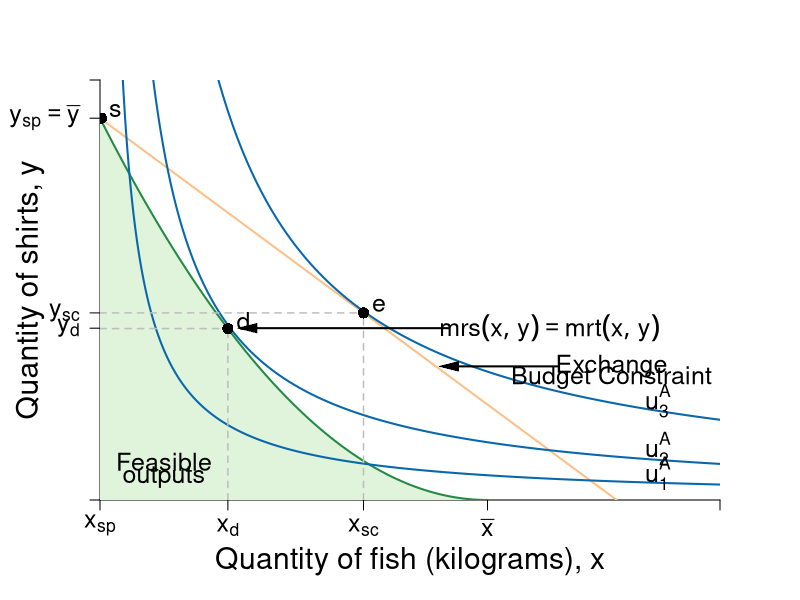

This figure's R source:
#Graph Designer: Simon Halliday
#Authors: Bowles, Foley and Halliday
#Title: Coordination, Conflict and Competition: A Text in Microeconomics

require(shape)
pdf(file = "specprodexch/ppf_eos_indiff.pdf", width = 9, height = 9)

#Set parameters for graphics
pointsize <- 1.8
axislabelsize <- 1.8
labelsize <- 1.5
namesize <- 1.8
annotatesize <- 1.5
graphlinewidth <- 2
segmentlinewidth <- 1.5

COL <- c("#7fc97f", "#beaed4", "#fdc086", "#ffff99", "#386cb0", "#f0027f", "#bf5b17", "#666666")
COLA <- c("#e0f3db", "#99d8c9","#66c2a4","#41ae76", "#238b45", "#005824")
COLB <- c("#4eb3d3", "#2b8cbe", "#0868ac","#084081")

#Edited the margins to cater for the larger LHS labels
par(mar =  c(5, 5, 4, 4))

#Change this to make it log of l 

# ppf <- function(l, k = 0.5) {
#   k * (1/l)
# }

ppf <- function(fish, k = 10/25, alpha = 2, maxfish = 5) {
  k * (fish - maxfish)^alpha 
}
# 
# fishProd <- function(l, k = 0.5){
#   (-k)*l
# }
# 
# feasibleLabor <- function(l, time = 10){
#   -time - l
# }
# 
# manufactureProd <- function(l, k = 0.1, alpha = 2){
#   k * (-l)^alpha
# }

uFn <- function(x, y, alpha = 0.5){
  (x^alpha)*(y^(1-alpha))
}

budgetExchange <- function(x, yintercept = 12, slope = 1){
  yintercept - slope * x
}

xlims <- c(0, 8)
ylims <- c(0, 11)

npts <- 501 
x <- seq(xlims[1], xlims[2], length.out = npts)
y <- seq(ylims[1], ylims[2], length.out = npts) 
a <- c(1.8, 2.75, 4.1)

plot(0, 0, xlim = xlims, ylim = ylims, type = "n",
     xlab = expression(paste("")),
     ylab = expression(paste("")), 
     xaxt = "n", 
     yaxt = "n", 
     cex.lab = axislabelsize, 
     bty = "n", 
     xaxs="i", 
     yaxs="i"
)

# ticksy <- seq(from = 0, to = ylims[2], by = 1)
# ylabels <- seq(from = 0, to = ylims[2], by = 1)
# ticksx <- seq(from = 0, to = xlims[2], by = 1)
# xlabels <- seq(from = 0, to = xlims[2], by = 1)
ticksy <- c(ylims[1], 4.5, 4.9, 10, ylims[2])
ylabels <- c(NA, expression(paste(y[d])), expression(paste(y[sc])),expression(paste(y[sp] == bar(y)))   , NA)
ticksx <- c(xlims[1], 1.65, 3.4, 5,  xlims[2])
xlabels <- c(expression(paste(x[sp])), expression(paste(x[d])), expression(paste(x[sc])), expression(paste(bar(x))), NA)


axis(1, at = ticksx, pos = 0, labels = xlabels, cex.axis = labelsize)
axis(2, at = ticksy, pos = 0, labels = ylabels, las = 1, cex.axis = labelsize)

npts <- 500 
xx1 <- seq(0, 5, length.out = npts)
xx2 <- seq(0, xlims[2], length.out = npts)
xx3 <- seq(xlims[1], 0, length.out = npts)
xx4 <- seq(-11, 0, length.out = npts)

#Draw the polygon for shading the feasible set
xpoly1 <- seq(from = 0, to = 5, length.out = 500)
ypoly1 <- ppf(xpoly1, k = 10/25, alpha = 2, maxfish = 5)
polygon(x = c(xpoly1, rev(xpoly1[1])), y = c(ypoly1, rev(ypoly1)[1]), col=COLA[1], density=NULL, border = NA)

#Draw the graphs
lines(xx1, ppf(xx1, k = 10/25, alpha = 2, maxfish = 5), col = COLA[5], lwd = graphlinewidth)
lines(xx2, budgetExchange(xx2,  yintercept = 10, slope = 1.5), col = COL[3], lwd = graphlinewidth)
#lines(xx3, feasibleLabor(xx3, time = 10), col = COL[3], lwd = graphlinewidth)
#lines(xx4, manufactureProd(xx4, k = 0.1, alpha = 2), col = COLB[4], lwd = graphlinewidth)

#Label axes
mtext(expression(paste("Quantity of fish (kilograms), ", x)), side = 1, line = 3, cex = axislabelsize)
text(-0.9, 0.5*ylims[2], expression(paste("Quantity of shirts, ", y)), xpd = TRUE, cex = axislabelsize, srt = 90) 


contour(x, y, 
        outer(x, y, uFn),
        drawlabels = FALSE,
        col = COLB[3],
        lwd = graphlinewidth,
        levels = a, 
        xaxs="i", 
        yaxs="i", 
        add = TRUE)

#Label the indifference curves
text(7.2, 0.7, expression(u[1]^A), cex = labelsize)
text(7.2, 1.35, expression(u[2]^A), cex = labelsize)
text(7.2, 2.6, expression(u[3]^A), cex = labelsize)

#Label point d
text(1.65 + 0.2, ppf(fish = 1.65) +.2, expression(d), cex = labelsize)
segments(1.65, 0, 1.65, ppf(fish = 1.65), lty = 2, col = "gray", lwd = segmentlinewidth)
segments(0, ppf(fish = 1.65), 1.65, ppf(fish = 1.65, k = 10/25, alpha = 2, maxfish = 5), lty = 2, col = "gray", lwd = segmentlinewidth)
points(1.65, ppf(fish = 1.65), pch = 16, col = "black", cex = 1.5)

#Label point e
text(3.4 + 0.2, budgetExchange(3.4,  yintercept = 10, slope = 1.5) +.2, expression(e), cex = labelsize)
segments(3.4, 0, 3.4, budgetExchange(3.4,  yintercept = 10, slope = 1.5), lty = 2, col = "gray", lwd = segmentlinewidth)
segments(0, budgetExchange(3.4,  yintercept = 10, slope = 1.5), 3.4, budgetExchange(3.4,  yintercept = 10, slope = 1.5), lty = 2, col = "gray", lwd = segmentlinewidth)
points(3.4, budgetExchange(3.4,  yintercept = 10, slope = 1.5), pch = 16, col = "black", cex = 1.5)

#Label point s
text(0.2, 10.2, expression(s), cex = labelsize)
points(0.02, 10, pch = 16, col = "black", cex = 1.5)

#Label the feasible frontier
# text(4.5, 7.8, expression("Feasible Frontier"), cex = labelsize)
# text(4.5, 7.4, expression("(production possibilities frontier)"), cex = labelsize)
# Arrows(3.2, 7.8, 0.75, 7.8, col = "black", lty = 1, lwd = 2, arr.type = "triangle", arr.lwd = 0.5)


#Label the exchange constraint
text(6.6, 3.5, expression("Exchange"), cex = labelsize)
text(6.6, 3.2, expression("Budget Constraint"), cex = labelsize)
Arrows(5.9, 3.5, 4.5, 3.5, col = "black", lty = 1, lwd = 2, arr.type = "triangle", arr.lwd = 0.5)

#Label mrt = mrs
text(5.8, 4.5, expression(paste(mrs(x,y) == mrt(x,y))), cex = labelsize)
Arrows(4.5, 4.5, 1.9, 4.5, col = "black", lty = 1, lwd = 2, arr.type = "triangle", arr.lwd = 0.5)

text(0.825, 1, expression("Feasible"), cex = labelsize)
text(0.825, 0.6, expression("outputs"), cex = labelsize)

dev.off()
